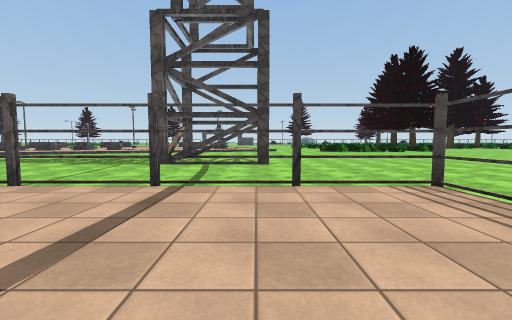
view 1 (above)

24 first-person views from a walk through a 3-D level made in the Unity game engine. The camera is 1.2 m above the floor, tilts 4° down and sees 90° across. The floor is counted in squares, 2 m on a side. Each view is taken from the middle of a square. On the plan, view 1 faces up. The plan holds only what a view shows up to about 9 squares ahead; the rest is blank. The place goes on beyond the plan. Flat ground stands in for the terrain. Some surface patterns are stand-ins.

view 2
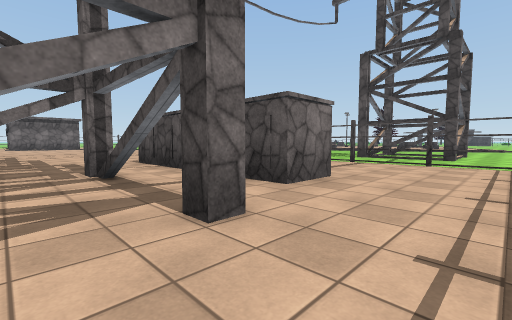

view 3
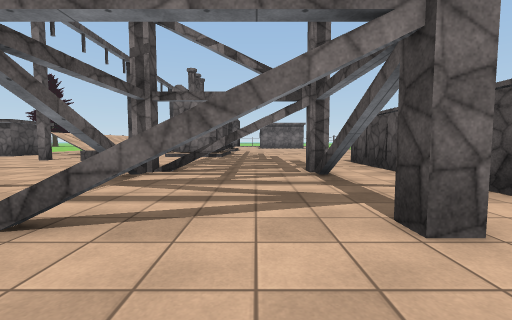

view 4
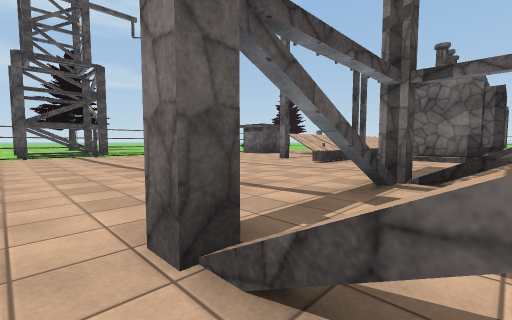

view 5
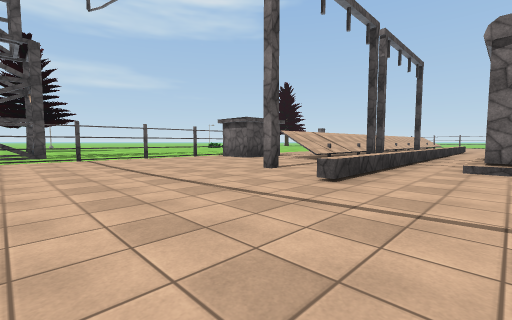

view 6
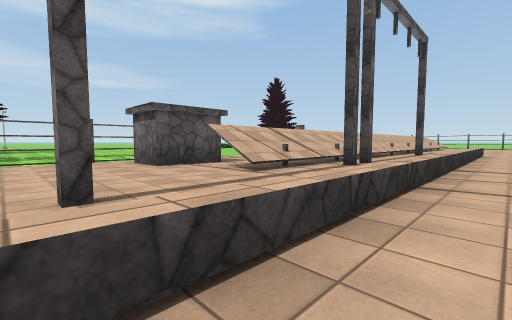

view 7
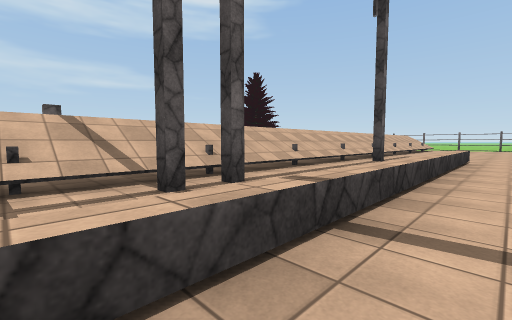

view 8
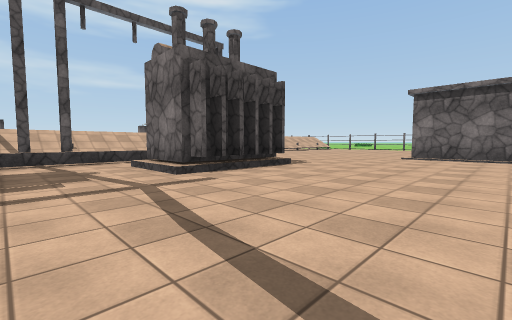

view 9
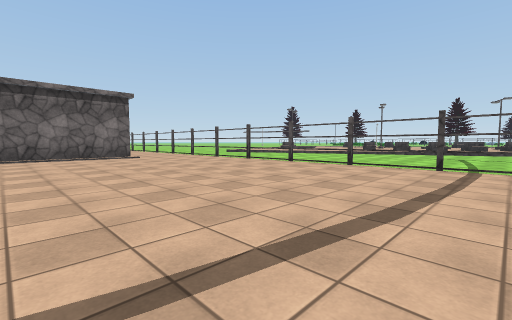

view 10
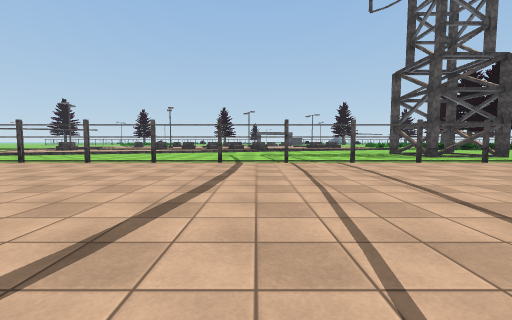

view 11
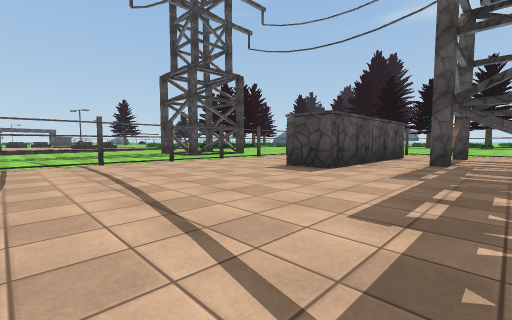

view 12
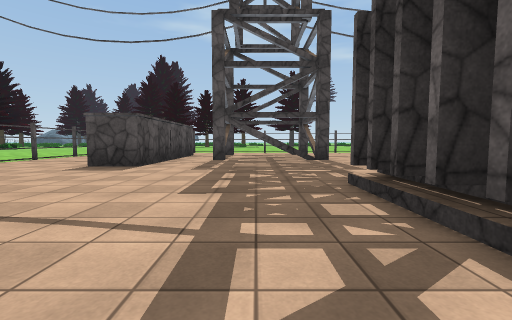

view 13
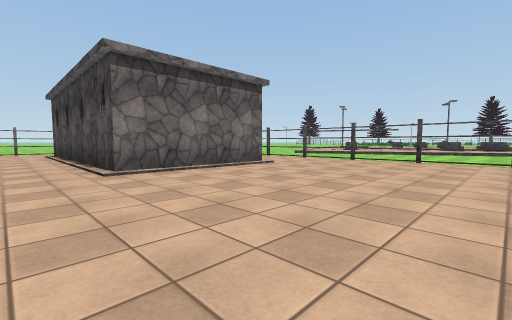

view 14
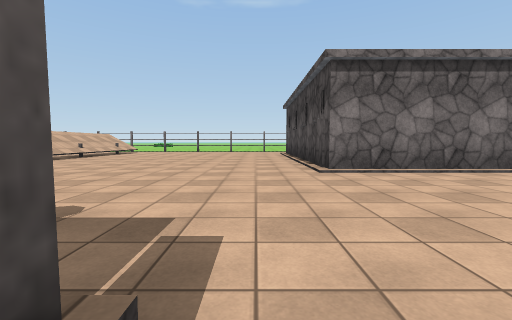

view 15
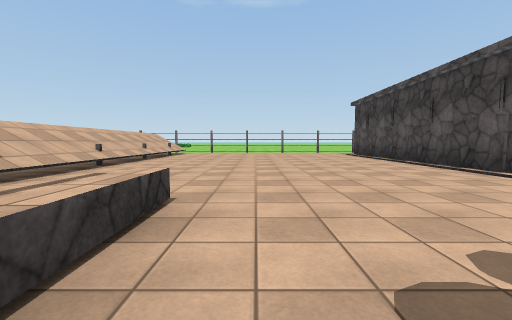

view 16
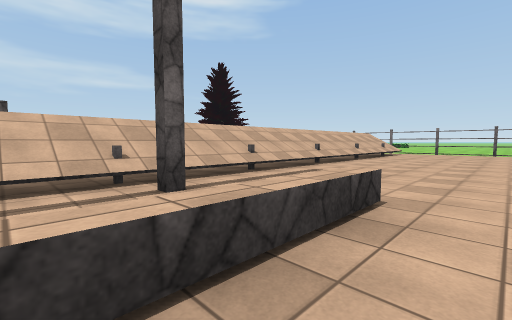

view 17
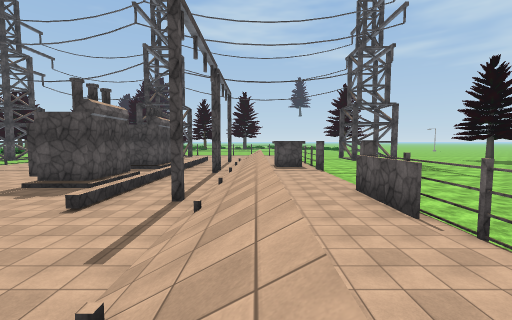

view 18
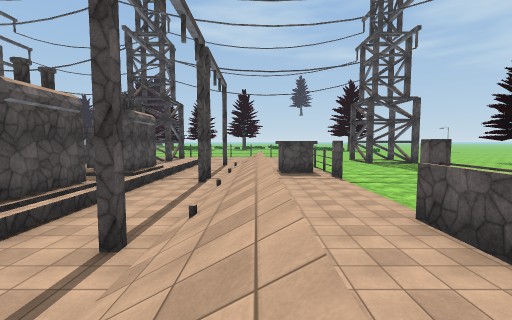

view 19
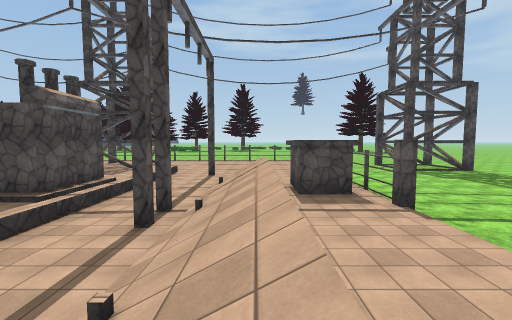

view 20
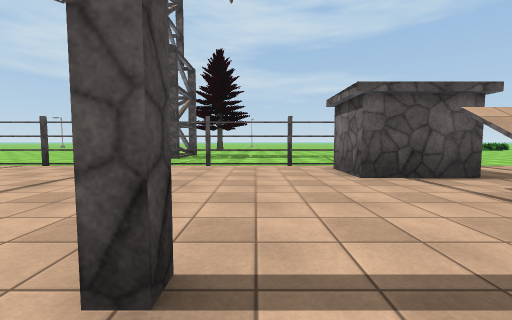

view 21
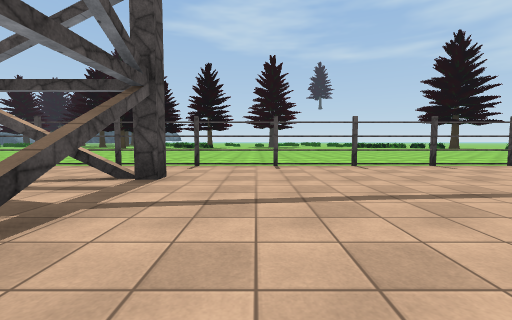

view 22
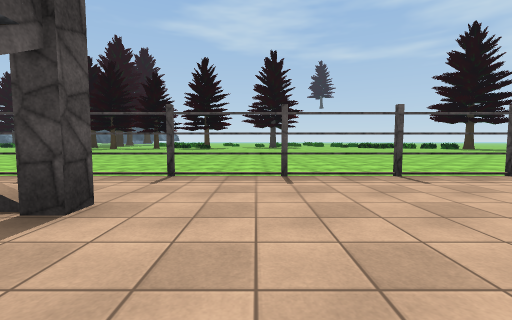

view 23
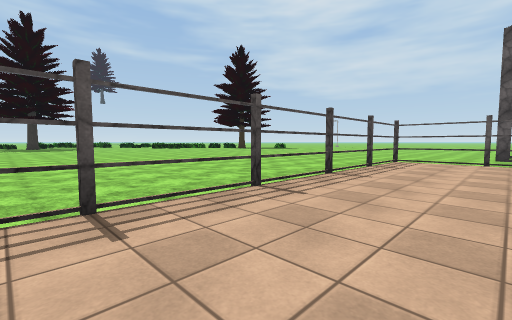

view 24
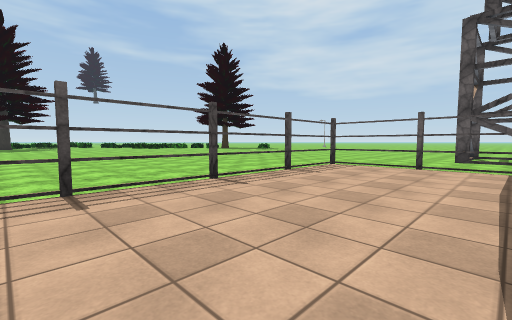

### Floor plan
Key: @ floor where view 1 was taken; # wall or solid block; x gap in a wall; . main floor; - floor 0.25 m lower than the main floor; / step, stairs or slope; = window, fence, low wall or low ledge; ^ raised ledge; T thing the floor can be seen under or through.
Columns run from 26 left of view 1 to 9 right of it. Each row starts with its distance up from view 1.
  9                   -----#x-#--------
  8              ---  -----------------
  7             -----  ---------------
  6            ------   -------------
  5            ----      -----------
  4                       ---------
  3      #=#=#=#=#=#=#=#=#=#=#=#=-
  2     .........................
  1     ................... .....
  0    #.................#   #@..
 -1    #.................#####...  -
 -2    #.........................T--
 -3 ####...................#xx#..   --
 -4 .......................x..x..T----
 -5 .......................x..x..T----
 -6 .........###...###.....#xx#..T----
 -7 .........###...###...........T----
 -8 .............................T-----
 -9 ......^^^^^^^^^^^^^^^........T-----
-10 .............................T------
-11 .......#.....//.....#........T------
-12 /////////////////............T------
-13 /////////////////............T-----
-14   ...........................T----
-15   ..............##...........T----
-16   ...####....................T----
-17     #--- -----#=#=#=#=#=#=#=##-

Where each view was taken, in squares from view 1:
view 1: 0 up, 0 right, facing up
view 2: 4 down, 2 right, facing up-left
view 3: 4 down, 2 right, facing left
view 4: 5 down, 1 right, facing down-left
view 5: 7 down, 2 left, facing down-left
view 6: 8 down, 6 left, facing down-left
view 7: 8 down, 11 left, facing down-left
view 8: 1 down, 12 left, facing down-left
view 9: 3 down, 12 left, facing up-left
view 10: 4 down, 12 left, facing up
view 11: 4 down, 11 left, facing up-right
view 12: 4 down, 12 left, facing right
view 13: 5 down, 17 left, facing up-left
view 14: 5 down, 17 left, facing left
view 15: 8 down, 18 left, facing left
view 16: 8 down, 18 left, facing down-left
view 17: 13 down, 26 left, facing right
view 18: 13 down, 23 left, facing right
view 19: 13 down, 18 left, facing right
view 20: 10 down, 7 left, facing down
view 21: 8 down, 4 left, facing right
view 22: 8 down, 2 left, facing right
view 23: 8 down, 0 right, facing down-right
view 24: 10 down, 1 left, facing down-right
